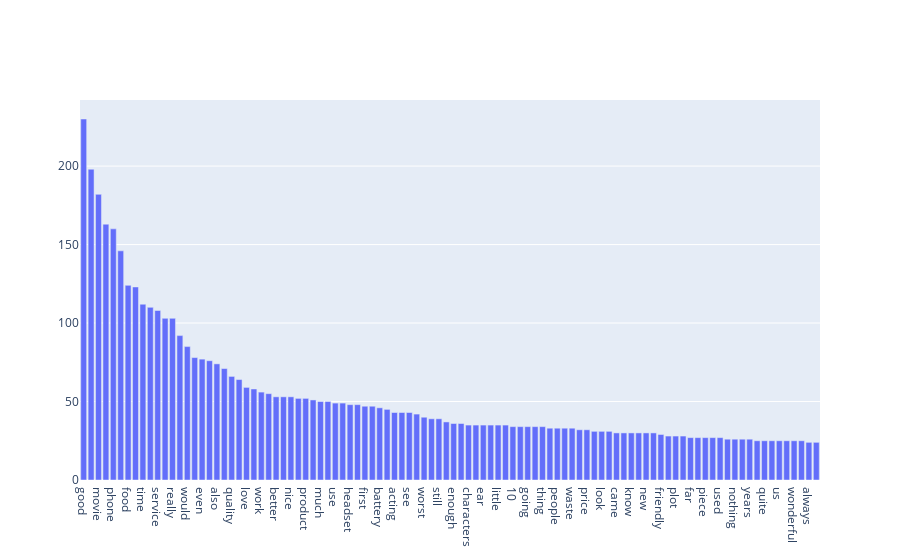

Notebook source saved alongside this figure:
### Code cell
data = [go.Bar(
   x = [ line[0] for line in filtered_words[:100] ],
   y = [ line[1] for line in filtered_words[:100] ]
)]
fig = go.Figure(data=data)
#fig.update_layout(xaxis_type='category')
fig.show()

### Figure 1 — Plotly figure (JSON) as saved in the notebook; plotly's stock layout.template omitted (floating-point values rounded to 4 significant figures)
{"data": [{"type": "bar", "x": ["good", "great", "movie", "film", "phone", "one", "food", "like", "time", "place", "service", "bad", "really", "well", "would", "best", "even", "ever", "also", "back", "quality", "go", "love", "made", "work", "get", "better", "could", "nice", "never", "product", "excellent", "much", "sound", "use", "works", "headset", "recommend", "first", "think", "battery", "way", "acting", "pretty", "see", "make", "worst", "got", "still", "everything", "enough", "say", "characters", "disappointed", "ear", "every", "little", "two", "10", "amazing", "going", "right", "thing", "minutes", "people", "real", "waste", "case", "price", "definitely", "look", "money", "came", "experience", "know", "movies", "new", "terrible", "friendly", "many", "plot", "story", "far", "life", "piece", "poor", "used", "long", "nothing", "seen", "years", "lot", "quite", "restaurant", "us", "want", "wonderful", "worth", "always", "character"], "y": [230, 198, 182, 163, 160, 146, 124, 123, 112, 110, 108, 103, 103, 92, 85, 78, 77, 76, 74, 71, 66, 64, 59, 58, 56, 55, 53, 53, 53, 52, 52, 51, 50, 50, 49, 49, 48, 48, 47, 47, 46, 45, 43, 43, 43, 42, 40, 39, 39, 37, 36, 36, 35, 35, 35, 35, 35, 35, 34, 34, 34, 34, 34, 33, 33, 33, 33, 32, 32, 31, 31, 31, 30, 30, 30, 30, 30, 30, 29, 28, 28, 28, 27, 27, 27, 27, 27, 26, 26, 26, 26, 25, 25, 25, 25, 25, 25, 25, 24, 24]}], "layout": {"autosize": true, "xaxis": {"autorange": true, "range": [-0.5, 99.5], "type": "category"}, "yaxis": {"autorange": true, "range": [0, 242.1], "type": "linear"}}}
